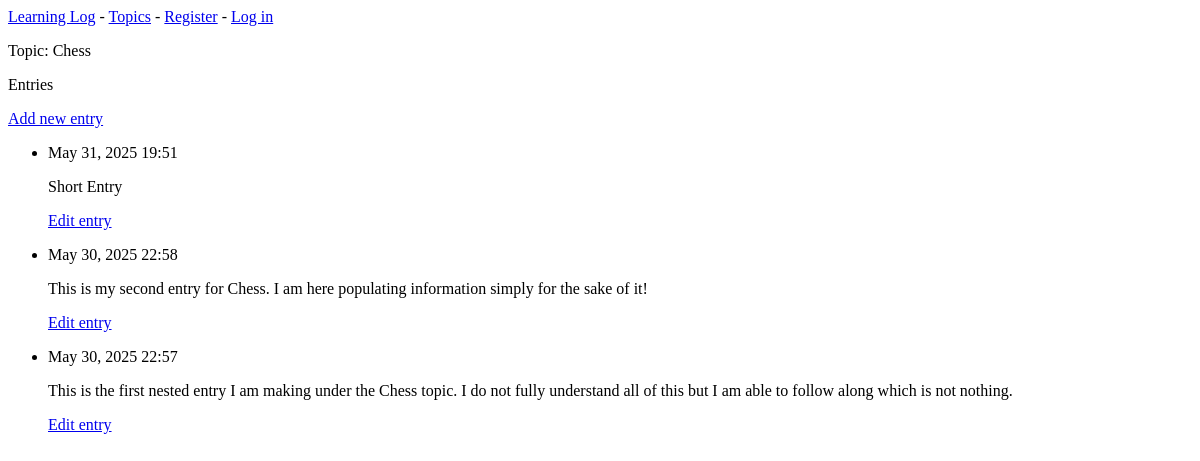
The page /topics/1/ on the database as committed earlier.
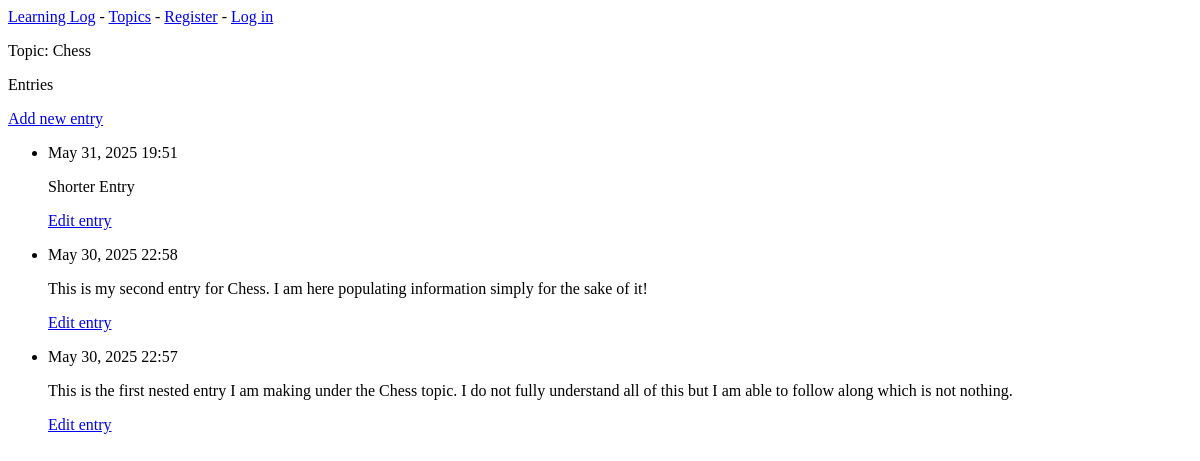
The same page on the database as committed later.
### learning_logs/models.py (models this page shows, shortened)
class Topic(models.Model):
    text = models.CharField(max_length = 200)
    date_added = models.DateTimeField(auto_now_add = True)

class Entry(models.Model):
    topic = models.ForeignKey(Topic, on_delete = models.CASCADE)
    text = models.TextField()
    date_added = models.DateTimeField(auto_now_add = True)
    class Meta:
        verbose_name_plural = 'entries'

### learning_logs/views.py (the view)
# urls.py: path('topics/<int:topic_id>/', views.topic, name = 'topic'),
def topic(request, topic_id):
    topic = Topic.objects.get(id = topic_id)
    entries = topic.entry_set.order_by('-date_added')
    context = {'topic': topic, 'entries': entries}
    return render(request, 'learning_logs/topic.html', context)

### learning_logs/templates/learning_logs/topic.html
{% extends 'learning_logs/base.html' %}
{% block content %}
<p>Topic: {{topic.text}}</p>
<p>Entries</p>
<p>
    <a href="{% url 'learning_logs:new_entry' topic.id %}">Add new entry</a>
</p>
<ul>
    {% for entry in entries %}
    <li>
        <p>{{entry.date_added|date:'M d, Y H:i'}}</p>
        <p>{{entry.text|linebreaks}}</p>
        <p>
            <a href="{% url 'learning_logs:edit_entry' entry.id %}">Edit entry</a>
        </p>
    </li>
    {% empty %}
    <li>There are no entries for this topic yet</li>
    {% endfor %}
</ul>
{% endblock content %}

### learning_logs/templates/learning_logs/base.html (shortened to what this page needs)
<p>
    <a href="{% url 'learning_logs:index' %}">Learning Log</a> -
    <a href="{% url 'learning_logs:topics' %}">Topics</a> -
    {% if user.is_authenticated %}
    Hello, {{user.username}}.
    {% else %}
    <a href="{% url 'accounts:register' %}">Register</a> -
    <a href="{% url 'accounts:login' %}">Log in</a>
    {% endif %}
</p>
{% block content %}{% endblock content %}

Rows that differ between the two databases and show on the page:
changed Entry: text "Short Entry" → "Shorter Entry"
